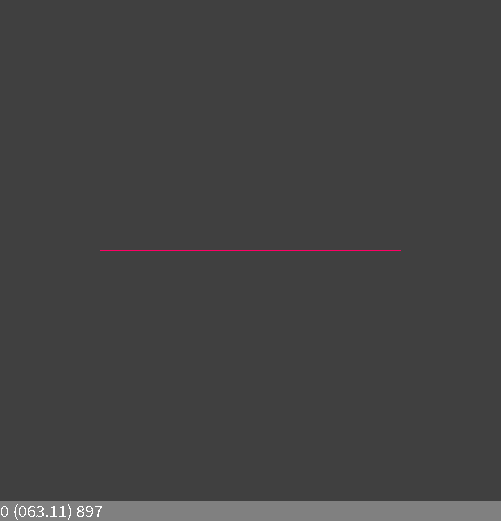
Frame 1 (no input)
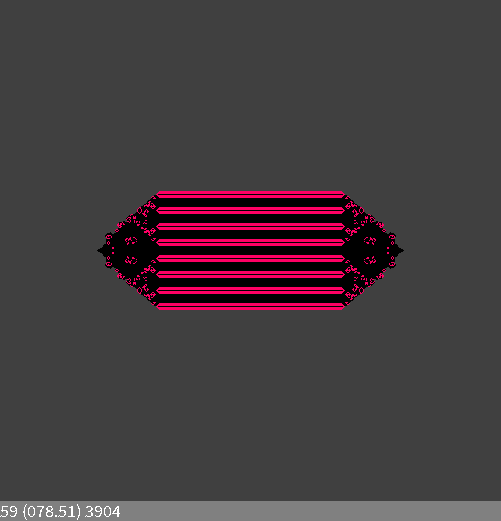
Frame 60 (the mouse pressed at the canvas centre just before this capture)
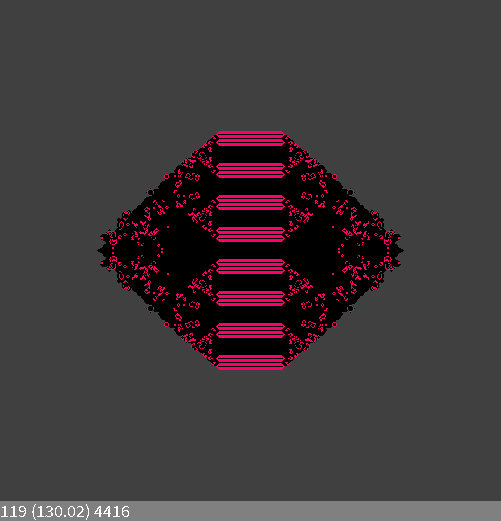
Frame 120 (the mouse held since frame 60 and released just before this capture)

The Processing sketch that drew these frames (run headless with seeded random() and noise(); from frame 60 on, the mouse is pressed at the canvas centre):

// Processing sketch: synchronic2DoflifeCpp
// ── synchronic2DoflifeCpp.pde
/// "Min-Opt-Max neighbours": Not too many neighbours, but not too few, but OPTIMAL!
/// TWO-dimensional, SYNCHRONOUS, von Neumann/Moore, deterministic cellular automaton
//*//////////////////////////////////////////////////////////////////////////////////
// See 233 (Conways Game of Life) or 123 & 234 - much more "biological"

final int     WorldSide=501;  ///< How many cells do we want in one line?
final boolean sync=true;      ///< Synchronous or asynchronous update    !!!!!!!

final float   Dens=150.15;    ///< When >=1, symmetric horizontal line is created
final int     MinN=2;         ///< Minimal number of neighbors required
final int     OptN=3;         ///< The number of neighbors needed to revive the cell
final int     MaxN=3;         ///< Maximal number of neighbors required
final boolean withM=true;     ///< With Moore neighbors

final boolean traceVA=true;   ///< virgin areas trace ON/OFF
int FR=999;                   ///< globally visible

int[][] WorldOld=new int[WorldSide][WorldSide]; ///< We need two arrays for the old  
int[][] WorldNew=new int[WorldSide][WorldSide]; ///< and new state of the simulation

void setup()
{
  size(501,521);    //square window
  background(64);
  noSmooth();
  frameRate( FR>0 ? FR : Dens );  

  initialisation();
}

int t=0; ///< steps counter as "time"

void draw()
{  
   if(sync)
   {
     visualisationSY(); //Visualisation for synchronous mode
     synchronicStep();
   } 
   else
   {
     visualisationAS(); //Visualisation for asynchronous mode
     stepMonteCarlo();
   }
   
   status(); //Status bar
   t++; //The next generation/step/year
}

void status() ///< globally visible
{
   fill(128);noStroke();
   rect(0,height-20,width,20);
   
   fill(255);textSize(18);textAlign(LEFT,BOTTOM);
   text(t+" ("+ nf(frameRate,3,2) +") "+liveCounter,0,height);
}

void initialisation() ///< globally visible
{
  if(Dens<1)
  {
   for(int i=0;i<WorldSide;i++) //Initialisation
    for(int j=0;j<WorldSide;j++)
    {
      if(!traceVA) 
          WorldNew[i][j]=-1; //Something different from any possible state
      
      if(random(1.0)<Dens)
        WorldOld[i][j]=1;
    }
  }
  else
  {  // Initialisation for testing an emergent properties of CA
     int off=-0;
     for(int j=1;j<Dens;j++)
     {
        WorldOld[off+WorldSide/2][off+WorldSide/2+j]=1;
        WorldOld[off+WorldSide/2][off+WorldSide/2-j]=1;
     }
     WorldOld[off+WorldSide/2][off+WorldSide/2]=1;
  }
}

void visualisationSY() ///< globally visible
{
  for(int i=0;i<WorldSide;i++)
   for(int j=0;j<WorldSide;j++)
    if( WorldOld[i][j] != WorldNew[i][j] ) //now `WorldNew` have step-1 content!!!
    {
      if(WorldOld[i][j]>0) 
        stroke(255,0,100);
      else           
        stroke(0);
      point(j,i); //the horizontal dimension of the array is the SECOND index
    }
}

void visualisationAS() ///< globally visible
{
  for(int i=0;i<WorldSide;i++)
   for(int j=0;j<WorldSide;j++)
    if(WorldNew[i][j] == -1 )
    {
      if(WorldOld[i][j]>0) 
        stroke(255,0,100);
      else         
        stroke(0);
      point(j,i); //the horizontal dimension of the array is the SECOND index
      WorldNew[i][j]=1; //READY
    }
}

int liveCounter=0;  ///< globally visible. The only statistics for the model so far.

void synchronicStep() ///< globally visible
{
  liveCounter=0; //Reset the only statistic
  for(int i=0;i<WorldSide;i++) //Now the cellular automaton state change
  {
       // RULE: Not too many neighbors, not too few, but optimal
       int right = (i+1) % WorldSide;          
       int left  = (WorldSide+i-1) % WorldSide;
       
       for(int j=0;j<WorldSide;j++) 
       {
         int dw=(j+1) % WorldSide;   
         int up=(WorldSide+j-1) % WorldSide;
         
         int lives = WorldOld[left][j]+WorldOld[right][j]+WorldOld[i][up]+WorldOld[i][dw]
                 + (withM ?
                    WorldOld[left][up]+WorldOld[right][up]+WorldOld[left][dw]+WorldOld[right][dw]    
                 : 0)
                 ;
                 
         if(WorldOld[i][j]==0)
           WorldNew[i][j]=(lives == OptN ? 1:0);
         else
           WorldNew[i][j]=(MinN <= lives && lives <=MaxN ? 1:0 ); //New state 
         
         if(WorldNew[i][j]>0) liveCounter++; //Calculating the only statistic
       }
   }
   
   // Swap the arrays
   int[][] WorldTmp=WorldOld;
   WorldOld=WorldNew;
   WorldNew=WorldTmp;
}

void stepMonteCarlo() ///< globally visible
{
  liveCounter=0; //Reset the only statistic
  for(int N=WorldSide*WorldSide,a=0;a<N;a++)
  {
       int i=int(random(WorldSide)),j=int(random(WorldSide)); //draw the agent's indexes
       
       //Rule: "Min-Best-Max neighbors"
       int right = (i+1) % WorldSide;      
       int left  = (WorldSide+i-1) % WorldSide;
       int dw=(j+1) % WorldSide;   
       int up=(WorldSide+j-1) % WorldSide;
       
       int lives =  WorldOld[left][j]+WorldOld[right][j]+WorldOld[i][up]+WorldOld[i][dw]        
                // corners:
                + (withM ?
                + WorldOld[left][up]+WorldOld[right][up]+WorldOld[left][dw]+WorldOld[right][dw]
                : 0 ); //sum of living neighbors = sum of states of neighbors (states 0 and 1 only)
       
       // Implementation of the rule  
       int State=WorldOld[i][j];
       if(State==0)
           WorldOld[i][j]=(lives == OptN ? 1:0);
       else
           WorldOld[i][j]=(MinN <= lives && lives <=MaxN ? 1:0 ); //New state 
         
       if(State!=WorldOld[i][j]) WorldNew[i][j]=-1; //Force painting changed points.
       
       if(WorldOld[i][j]>0) liveCounter++; //Calculating the only statistic
   }
}

/// @date 2026-06-16 (https://github.com/borkowsk/bookProcessingEN/tree/main/08_2D_cellular/_synchronic/)
